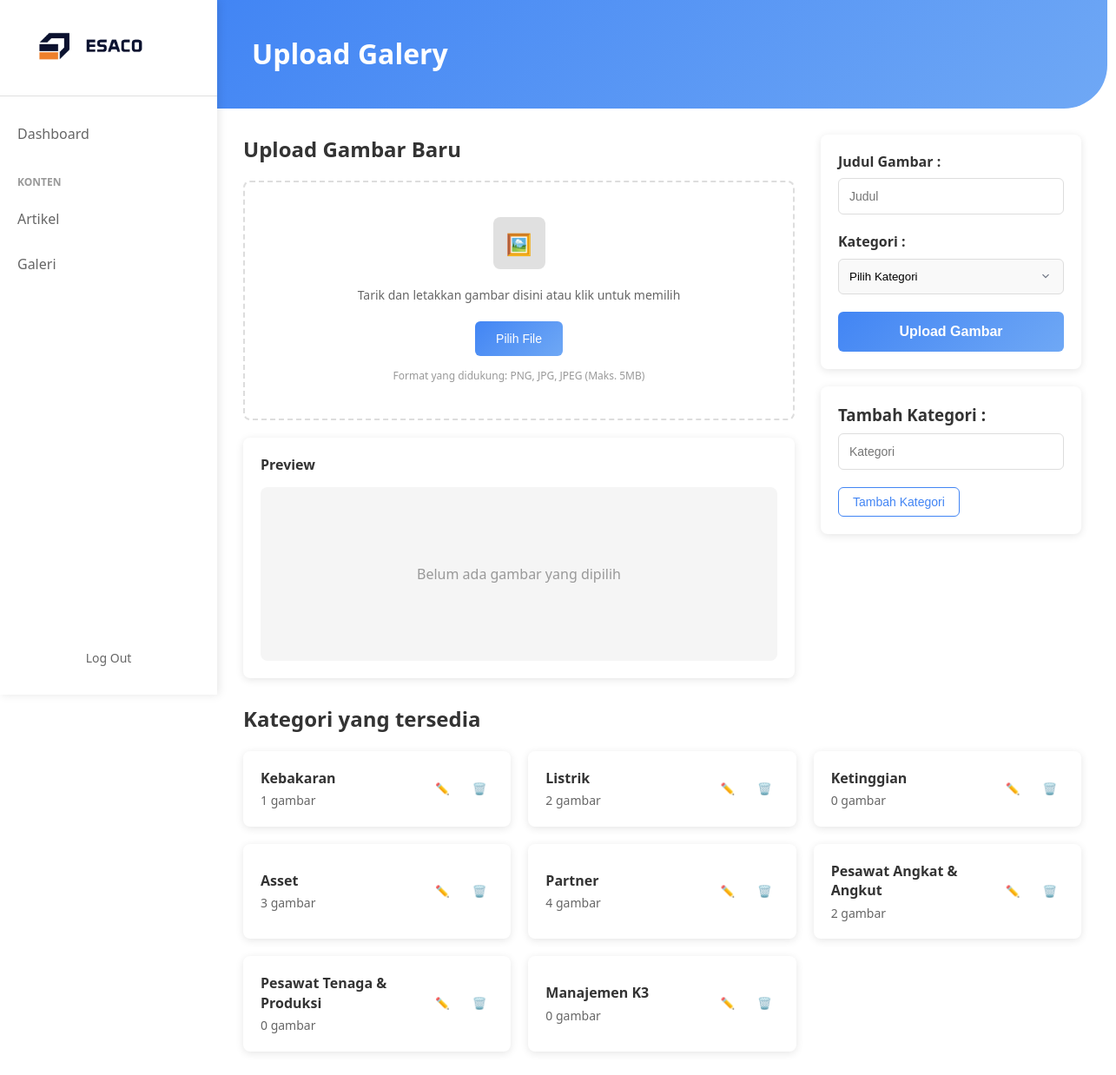
Page /upload_gambar.php on the committed database.
### tables this page shows
CREATE TABLE `gallery` (
  `id` int NOT NULL,
  `image_url` varchar(255) NOT NULL,
  `alt_text` varchar(255) DEFAULT NULL,
  `date` date DEFAULT NULL,
  `category` varchar(255) DEFAULT NULL,
  `category_id` int DEFAULT NULL
);

CREATE TABLE `categories` (
  `id` int NOT NULL,
  `name` varchar(255) NOT NULL
);

### upload_gambar.php (the view, shortened to what this page needs)
<?php
include 'connect.php';
$sql = "SELECT c.id, c.name, COUNT(g.id) AS total_gambar
        FROM categories c
        LEFT JOIN gallery g ON c.id = g.category_id
        GROUP BY c.id, c.name";
$categories = $conn->query($sql);
?>
<!DOCTYPE html>
<html lang="id">
<head>
</head>
<body>
    <div class="container">
    <?php
    include 'sidebar.php';
    ?>
        <div class="main-content">
            <div class="header"><h1>Upload Galery</h1></div>
            <div class="content-wrapper">
                <div class="upload-section">
                    <h2 class="section-title">Upload Gambar Baru</h2>
                    <div class="upload-area" id="uploadArea">
                        <div class="upload-icon">🖼️</div>
                        <div class="upload-text">Tarik dan letakkan gambar disini atau klik untuk memilih</div>
                        <button class="file-button" onclick="document.getElementById('fileInput').click()">Pilih File</button>
                        <div class="file-info">Format yang didukung: PNG, JPG, JPEG (Maks. 5MB)</div>
                    </div>
                    <div class="preview-section">
                        <h3 class="preview-title">Preview</h3>
                        <div class="preview-area" id="previewArea">Belum ada gambar yang dipilih</div>
                    </div>
                </div>
                <div class="right-sidebar">
                    <div class="form-section">
                        <div class="form-group">
                            <label class="form-label">Judul Gambar :</label>
                            <input type="text" id="imageTitle" name="alt_text" class="form-input" placeholder="Judul">
                        </div>
                        <div class="form-group">
                            <label class="form-label">Kategori :</label>
                            <select class="form-select" id="categorySelect">
                            <option value="">Pilih Kategori</option>
                                </select>
                            </div>
                            <button class="upload-btn" id="uploadBtn" >Upload Gambar</button>
                        </div>
                        <div class="form-section">
                            <h3 class="form-label">Tambah Kategori :</h3>
                            <div class="form-group">
                                <input type="text" class="form-input" id="newCategory" placeholder="Kategori">
                            </div>
                            <button class="add-category-btn" id="addCategoryBtn">Tambah Kategori</button>
                        </div>
                    </div>
            </div>
            <div class="upload-section" style="padding: 0 30px 30px;">
                <h2 class="section-title">Kategori yang tersedia</h2>
                <div class="category-grid" id="categoryGrid">
                    <?php foreach ($categories as $category): ?>
                        <div class="category-card">
                            <div class="category-info">
                                <h3><?php echo $category['name']; ?></h3>
                                <div class="category-count">
                                    <?php echo $category['total_gambar']; ?> gambar
                                </div>
                            </div>
                            <div class="category-actions">
                                <button class="action-btn edit-btn" onclick="editCategory('<?php echo $category['id']; ?>')">✏️</button>
                                <button class="action-btn delete-btn" onclick="deleteCategory('<?php echo $category['id']; ?>')">🗑️</button>
                            </div>
                        </div>
                    <?php endforeach; ?>
                </div>
            </div>
        </div>
    </div>
</body>
</html>

### sidebar.php (shortened to what this page needs)
<!DOCTYPE html>
<html lang="en">
<head>
</head>
<body>
    <?php include 'connect.php';
    $current_page = basename($_SERVER['PHP_SELF']);
   $sql = "SELECT image_url, alt_text FROM gallery WHERE alt_text = 'logo' LIMIT 1";
    $result = $conn->query($sql);
    if ($result->num_rows > 0) {
        $row = $result->fetch_assoc();
        $logo_path = "uploads/" . $row['image_url'];
        $logo_alt  = $row['alt_text'];
    } else {
        $logo_path = "uploads/web-esaco-logo-1-2048x702.png";
        $logo_alt  = "logo";
    }
    ?>
    <div class="sidebar" id="sidebar">
        <div class="logo" aria-label="ESACO Logo">
            <img src="<?php echo $logo_path; ?>" alt="<?php echo $logo_alt; ?>">
        </div>
        <ul class="nav-menu">
            <li class="nav-item">
                <a href="dashboard.php" class="nav-link <?php echo ($current_page == 'dashboard.php') ? 'active' : ''; ?>">Dashboard</a>
            </li>
            <div class="nav-section">Konten</div>
            <li class="nav-item">
                <a href="manageartikel.php" class="nav-link <?php echo ($current_page == 'manageartikel.php') ? 'active' : ''; ?>">Artikel</a>
            </li>
            <li class="nav-item">
                <a href="managegambar.php" class="nav-link <?php echo ($current_page == 'managegambar.php') ? 'active' : ''; ?>">Galeri</a>
            </li>
        </ul>
        <div class="logout"><a href="homepage.php">Log Out</a></div>
    </div>
</body>
</html>

### upload_gambar.php (style rules this page uses)
* { margin: 0; padding: 0; box-sizing: border-box; }
body { font-family: 'Segoe UI', Tahoma, Geneva, Verdana, sans-serif; background-color: #f5f5f5; overflow-x: hidden; }
.container { display: flex; }
.main-content { margin-left: 250px; width: 1025px; box-sizing: border-box; }
.header { background: linear-gradient(135deg, #4285f4, #6fa8f5); color: white; padding: 40px; border-radius: 0 0 50px 0; }
.header h1 { font-size: 32px; font-weight: 700; }
.content-wrapper { display: flex; padding: 30px; gap: 30px; flex: 1; }
.upload-section { flex: 2; }
.section-title { font-size: 24px; color: #333; margin-bottom: 20px; font-weight: 600; }
.upload-area { border: 2px dashed #ddd; border-radius: 8px; padding: 40px; text-align: center; background-color: white; margin-bottom: 20px; transition: all 0.3s ease; cursor: pointer; }
.upload-icon { width: 60px; height: 60px; background-color: #e0e0e0; margin: 0 auto 20px; border-radius: 8px; display: flex; align-items: center; justify-content: center; font-size: 24px; color: #999; }
.upload-text { color: #666; margin-bottom: 20px; font-size: 14px; }
.file-button { background: linear-gradient(135deg, #4285f4, #6fa8f5); color: white; border: none; padding: 12px 24px; border-radius: 6px; cursor: pointer; font-size: 14px; font-weight: 500; transition: all 0.3s ease; }
.file-info { color: #999; font-size: 12px; margin-top: 15px; }
.preview-section { background-color: white; border-radius: 8px; padding: 20px; box-shadow: 0 2px 10px rgba(0,0,0,0.1); }
.preview-title { font-size: 16px; color: #333; margin-bottom: 15px; font-weight: 600; }
.preview-area { background-color: #f5f5f5; border-radius: 8px; padding: 40px; text-align: center; color: #999; min-height: 200px; display: flex; align-items: center; justify-content: center; }
.right-sidebar { flex: 1; max-width: 300px; }
.form-section { background-color: white; border-radius: 8px; padding: 20px; box-shadow: 0 2px 10px rgba(0,0,0,0.1); margin-bottom: 20px; }
.form-group { margin-bottom: 20px; }
.form-label { display: block; margin-bottom: 8px; font-weight: 600; color: #333; }
.form-input { width: 100%; padding: 12px; border: 1px solid #ddd; border-radius: 6px; font-size: 14px; transition: border-color 0.3s ease; }
.form-select { width: 100%; padding: 12px; border: 1px solid #ddd; border-radius: 6px; background-color: #f9f9f9; cursor: pointer; appearance: none; background-position: right 12px center; background-repeat: no-repeat; background-size: 16px; padding-right: 40px; }
.upload-btn { width: 100%; background: linear-gradient(135deg, #4285f4, #6fa8f5); color: white; border: none; padding: 14px; border-radius: 6px; cursor: pointer; font-size: 16px; font-weight: 600; transition: all 0.3s ease; }
.add-category-btn { background: transparent; color: #4285f4; border: 1px solid #4285f4; padding: 8px 16px; border-radius: 6px; cursor: pointer; font-size: 14px; transition: all 0.3s ease; }
.category-grid { display: grid; grid-template-columns: repeat(auto-fit, minmax(250px, 1fr)); gap: 20px; margin-top: 20px; }
.category-card { background-color: white; border-radius: 8px; padding: 20px; box-shadow: 0 2px 10px rgba(0,0,0,0.1); display: flex; justify-content: space-between; align-items: center; transition: all 0.3s ease; }
.category-info h3 { color: #333; margin-bottom: 5px; font-size: 16px; }
.category-count { color: #666; font-size: 14px; }
.category-actions { display: flex; gap: 10px; }
.action-btn { background: none; border: none; padding: 8px; cursor: pointer; border-radius: 4px; transition: all 0.3s ease; color: #666; }

### rows in the picture
gallery: image_url+alt_text (picture)
categories: name "Kebakaran", total_gambar "1"
categories: name "Listrik", total_gambar "2"
categories: name "Ketinggian", total_gambar "0"
categories: name "Asset", total_gambar "3"
categories: name "Partner", total_gambar "4"
categories: name "Pesawat Angkat & Angkut", total_gambar "2"
categories: name "Pesawat Tenaga & Produksi", total_gambar "0"
categories: name "Manajemen K3", total_gambar "0"
